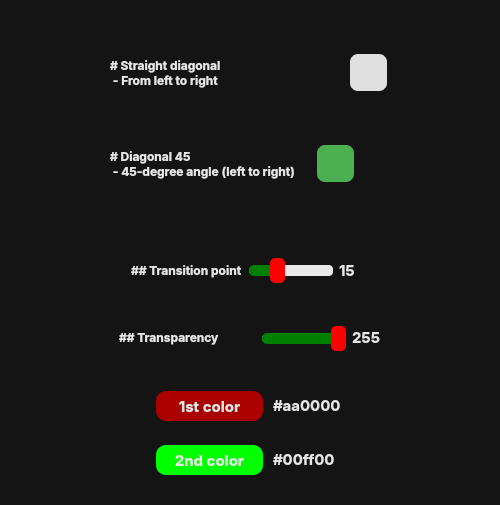
<?xml version="1.0" encoding="UTF-8"?>
<ui version="4.0">
 <class>GradientWindow</class>
 <widget class="QWidget" name="GradientWindow">
  <property name="geometry">
   <rect>
    <x>0</x>
    <y>0</y>
    <width>500</width>
    <height>505</height>
   </rect>
  </property>
  <property name="minimumSize">
   <size>
    <width>500</width>
    <height>505</height>
   </size>
  </property>
  <property name="windowTitle">
   <string>Gradient Options</string>
  </property>
  <property name="windowIcon">
   <iconset resource="Resources.qrc">
    <normaloff>:/Icon/WCGXicon2.ico</normaloff>:/Icon/WCGXicon2.ico</iconset>
  </property>
  <property name="styleSheet">
   <string notr="true">QWidget{
/*font: 700 9pt &quot;Inter&quot;;*/
background-color: rgb(20, 20, 20);
color:#e6e6e6;
}
QLabel, QFrame, QToolButton{
background:none;
}
QToolBar{
background-color:rgba(200,0,200,50);
}
QPushButton:pressed{
	 padding-left: 3px;
     padding-top: 3px;
}
QPushButton{
background-color: rgba(100,100,100,150);
color:#E6E6FA;/*#3cf3b6;*/
border-radius:10px;
}</string>
  </property>
  <layout class="QGridLayout" name="gridLayout">
   <item row="1" column="0">
    <widget class="QFrame" name="ColorOptionsFrame">
     <property name="sizePolicy">
      <sizepolicy hsizetype="Expanding" vsizetype="Fixed">
       <horstretch>0</horstretch>
       <verstretch>0</verstretch>
      </sizepolicy>
     </property>
     <layout class="QVBoxLayout" name="verticalLayout">
      <property name="spacing">
       <number>15</number>
      </property>
      <item>
       <widget class="QFrame" name="gradientPropertiesFrame">
        <layout class="QVBoxLayout" name="propertiesLayout">
         <property name="spacing">
          <number>10</number>
         </property>
         <property name="leftMargin">
          <number>0</number>
         </property>
         <property name="topMargin">
          <number>0</number>
         </property>
         <property name="rightMargin">
          <number>0</number>
         </property>
         <property name="bottomMargin">
          <number>0</number>
         </property>
         <item alignment="Qt::AlignHCenter">
          <widget class="QFrame" name="gpFrame">
           <property name="sizePolicy">
            <sizepolicy hsizetype="Preferred" vsizetype="Preferred">
             <horstretch>0</horstretch>
             <verstretch>0</verstretch>
            </sizepolicy>
           </property>
           <layout class="QHBoxLayout" name="horizontalLayout_38">
            <item>
             <widget class="QLabel" name="gradient_transition_lbl">
              <property name="sizePolicy">
               <sizepolicy hsizetype="Maximum" vsizetype="Preferred">
                <horstretch>0</horstretch>
                <verstretch>0</verstretch>
               </sizepolicy>
              </property>
              <property name="maximumSize">
               <size>
                <width>16777215</width>
                <height>30</height>
               </size>
              </property>
              <property name="font">
               <font>
                <family>Inter</family>
                <pointsize>9</pointsize>
                <italic>false</italic>
                <bold>true</bold>
                <kerning>true</kerning>
               </font>
              </property>
              <property name="toolTip">
               <string/>
              </property>
              <property name="text">
               <string>## Transition point</string>
              </property>
              <property name="textFormat">
               <enum>Qt::MarkdownText</enum>
              </property>
             </widget>
            </item>
            <item>
             <widget class="QSlider" name="gradient_push_slider">
              <property name="minimumSize">
               <size>
                <width>0</width>
                <height>40</height>
               </size>
              </property>
              <property name="maximumSize">
               <size>
                <width>150</width>
                <height>16777215</height>
               </size>
              </property>
              <property name="cursor">
               <cursorShape>PointingHandCursor</cursorShape>
              </property>
              <property name="mouseTracking">
               <bool>false</bool>
              </property>
              <property name="focusPolicy">
               <enum>Qt::StrongFocus</enum>
              </property>
              <property name="contextMenuPolicy">
               <enum>Qt::DefaultContextMenu</enum>
              </property>
              <property name="toolTip">
               <string>Color transition point</string>
              </property>
              <property name="layoutDirection">
               <enum>Qt::LeftToRight</enum>
              </property>
              <property name="styleSheet">
               <string notr="true">QSlider::groove {
height: 5px;
/*width: 350px;*/
background: grey;
margin: 3px 0;
/*border: 2px solid #c17d08;
border-radius: 2px;*/
}
QSlider::handle{
    background: red;
    border: none;
    width: 15px;
    margin: -10px 0;
    border-radius: 5px;
}
QSlider::add-page {
height: 10px;
background: #e9e9e9;
border: none;
border-radius: 4px;
}
/*QSlider::sub-page {
background: #c17d08;
height: 6px;
border: 1px solid #c17d08;
border-radius: 12px;
}*/
QSlider::sub-page{
height: 15px;
background: green;
border: none;
border-radius: 5px;
}</string>
              </property>
              <property name="minimum">
               <number>0</number>
              </property>
              <property name="maximum">
               <number>50</number>
              </property>
              <property name="singleStep">
               <number>5</number>
              </property>
              <property name="pageStep">
               <number>5</number>
              </property>
              <property name="value">
               <number>15</number>
              </property>
              <property name="tracking">
               <bool>true</bool>
              </property>
              <property name="orientation">
               <enum>Qt::Horizontal</enum>
              </property>
              <property name="invertedControls">
               <bool>false</bool>
              </property>
              <property name="tickPosition">
               <enum>QSlider::NoTicks</enum>
              </property>
              <property name="tickInterval">
               <number>0</number>
              </property>
             </widget>
            </item>
            <item>
             <widget class="QLabel" name="gradient_push_indicator_lbl">
              <property name="sizePolicy">
               <sizepolicy hsizetype="Maximum" vsizetype="Preferred">
                <horstretch>0</horstretch>
                <verstretch>0</verstretch>
               </sizepolicy>
              </property>
              <property name="minimumSize">
               <size>
                <width>29</width>
                <height>0</height>
               </size>
              </property>
              <property name="maximumSize">
               <size>
                <width>50</width>
                <height>50</height>
               </size>
              </property>
              <property name="font">
               <font>
                <family>Inter</family>
                <pointsize>11</pointsize>
                <italic>false</italic>
                <bold>true</bold>
                <kerning>true</kerning>
               </font>
              </property>
              <property name="toolTip">
               <string/>
              </property>
              <property name="text">
               <string>15</string>
              </property>
              <property name="margin">
               <number>5</number>
              </property>
              <property name="indent">
               <number>-1</number>
              </property>
              <property name="openExternalLinks">
               <bool>false</bool>
              </property>
             </widget>
            </item>
           </layout>
          </widget>
         </item>
         <item alignment="Qt::AlignHCenter">
          <widget class="QFrame" name="TransparencyFrame">
           <layout class="QHBoxLayout" name="poop">
            <item>
             <widget class="QLabel" name="transparency_section_lbl">
              <property name="sizePolicy">
               <sizepolicy hsizetype="Maximum" vsizetype="Fixed">
                <horstretch>0</horstretch>
                <verstretch>0</verstretch>
               </sizepolicy>
              </property>
              <property name="minimumSize">
               <size>
                <width>137</width>
                <height>0</height>
               </size>
              </property>
              <property name="font">
               <font>
                <family>Inter</family>
                <pointsize>9</pointsize>
                <bold>true</bold>
               </font>
              </property>
              <property name="text">
               <string>## Transparency</string>
              </property>
              <property name="textFormat">
               <enum>Qt::MarkdownText</enum>
              </property>
             </widget>
            </item>
            <item>
             <widget class="QSlider" name="transparency_slider">
              <property name="minimumSize">
               <size>
                <width>0</width>
                <height>40</height>
               </size>
              </property>
              <property name="maximumSize">
               <size>
                <width>150</width>
                <height>16777215</height>
               </size>
              </property>
              <property name="cursor">
               <cursorShape>PointingHandCursor</cursorShape>
              </property>
              <property name="mouseTracking">
               <bool>false</bool>
              </property>
              <property name="focusPolicy">
               <enum>Qt::StrongFocus</enum>
              </property>
              <property name="contextMenuPolicy">
               <enum>Qt::DefaultContextMenu</enum>
              </property>
              <property name="layoutDirection">
               <enum>Qt::LeftToRight</enum>
              </property>
              <property name="styleSheet">
               <string notr="true">QSlider::groove {
height: 5px;
/*width: 350px;*/
background: grey;
margin: 3px 0;
/*border: 2px solid #c17d08;
border-radius: 2px;*/
}
QSlider::handle{
    background: red;
    border: none;
    width: 15px;
    margin: -10px 0;
    border-radius: 5px;
}
QSlider::add-page {
height: 10px;
background: #e9e9e9;
border: none;
border-radius: 4px;
}
/*QSlider::sub-page {
background: #c17d08;
height: 6px;
border: 1px solid #c17d08;
border-radius: 12px;
}*/
QSlider::sub-page{
height: 15px;
background: green;
border: none;
border-radius: 5px;
}</string>
              </property>
              <property name="minimum">
               <number>20</number>
              </property>
              <property name="maximum">
               <number>255</number>
              </property>
              <property name="pageStep">
               <number>1</number>
              </property>
              <property name="value">
               <number>255</number>
              </property>
              <property name="orientation">
               <enum>Qt::Horizontal</enum>
              </property>
              <property name="invertedControls">
               <bool>false</bool>
              </property>
              <property name="tickPosition">
               <enum>QSlider::NoTicks</enum>
              </property>
              <property name="tickInterval">
               <number>0</number>
              </property>
             </widget>
            </item>
            <item>
             <widget class="QLabel" name="transparency_indicator_lbl">
              <property name="sizePolicy">
               <sizepolicy hsizetype="Fixed" vsizetype="Fixed">
                <horstretch>0</horstretch>
                <verstretch>0</verstretch>
               </sizepolicy>
              </property>
              <property name="font">
               <font>
                <family>Inter</family>
                <pointsize>11</pointsize>
                <bold>true</bold>
               </font>
              </property>
              <property name="text">
               <string>255</string>
              </property>
              <property name="textFormat">
               <enum>Qt::MarkdownText</enum>
              </property>
             </widget>
            </item>
           </layout>
          </widget>
         </item>
        </layout>
       </widget>
      </item>
      <item alignment="Qt::AlignHCenter">
       <widget class="QFrame" name="FirsrColorFrame">
        <property name="sizePolicy">
         <sizepolicy hsizetype="Expanding" vsizetype="Fixed">
          <horstretch>0</horstretch>
          <verstretch>0</verstretch>
         </sizepolicy>
        </property>
        <layout class="QHBoxLayout" name="horizontalLayout_2">
         <property name="spacing">
          <number>10</number>
         </property>
         <item>
          <widget class="QPushButton" name="select_first_color_btn">
           <property name="sizePolicy">
            <sizepolicy hsizetype="Minimum" vsizetype="Minimum">
             <horstretch>0</horstretch>
             <verstretch>0</verstretch>
            </sizepolicy>
           </property>
           <property name="minimumSize">
            <size>
             <width>107</width>
             <height>30</height>
            </size>
           </property>
           <property name="font">
            <font>
             <family>Inter</family>
             <pointsize>11</pointsize>
             <italic>false</italic>
             <bold>true</bold>
            </font>
           </property>
           <property name="styleSheet">
            <string notr="true">QPushButton{
background-color:#aa0000;
color:#e6e6e6;
}</string>
           </property>
           <property name="text">
            <string>1st color</string>
           </property>
           <property name="iconSize">
            <size>
             <width>24</width>
             <height>24</height>
            </size>
           </property>
          </widget>
         </item>
         <item>
          <widget class="QLabel" name="first_gradient_lbl">
           <property name="sizePolicy">
            <sizepolicy hsizetype="Expanding" vsizetype="Fixed">
             <horstretch>0</horstretch>
             <verstretch>0</verstretch>
            </sizepolicy>
           </property>
           <property name="minimumSize">
            <size>
             <width>71</width>
             <height>24</height>
            </size>
           </property>
           <property name="font">
            <font>
             <family>Inter</family>
             <pointsize>11</pointsize>
             <bold>true</bold>
            </font>
           </property>
           <property name="text">
            <string>#aa0000</string>
           </property>
           <property name="textFormat">
            <enum>Qt::MarkdownText</enum>
           </property>
           <property name="textInteractionFlags">
            <set>Qt::LinksAccessibleByMouse|Qt::TextSelectableByMouse</set>
           </property>
          </widget>
         </item>
        </layout>
       </widget>
      </item>
      <item alignment="Qt::AlignHCenter">
       <widget class="QFrame" name="SecondColorFrame">
        <property name="sizePolicy">
         <sizepolicy hsizetype="Expanding" vsizetype="Fixed">
          <horstretch>0</horstretch>
          <verstretch>0</verstretch>
         </sizepolicy>
        </property>
        <layout class="QHBoxLayout" name="horizontalLayout">
         <property name="spacing">
          <number>10</number>
         </property>
         <property name="leftMargin">
          <number>10</number>
         </property>
         <property name="topMargin">
          <number>0</number>
         </property>
         <property name="rightMargin">
          <number>10</number>
         </property>
         <property name="bottomMargin">
          <number>10</number>
         </property>
         <item>
          <widget class="QPushButton" name="select_second_color_btn">
           <property name="sizePolicy">
            <sizepolicy hsizetype="Minimum" vsizetype="Minimum">
             <horstretch>0</horstretch>
             <verstretch>0</verstretch>
            </sizepolicy>
           </property>
           <property name="minimumSize">
            <size>
             <width>107</width>
             <height>30</height>
            </size>
           </property>
           <property name="font">
            <font>
             <family>Inter</family>
             <pointsize>11</pointsize>
             <italic>false</italic>
             <bold>true</bold>
            </font>
           </property>
           <property name="styleSheet">
            <string notr="true">QPushButton{
background-color:#00ff00;
color:#e6e6e6;
}</string>
           </property>
           <property name="text">
            <string>2nd color</string>
           </property>
           <property name="iconSize">
            <size>
             <width>24</width>
             <height>24</height>
            </size>
           </property>
          </widget>
         </item>
         <item>
          <widget class="QLabel" name="second_gradient_lbl">
           <property name="sizePolicy">
            <sizepolicy hsizetype="Expanding" vsizetype="Fixed">
             <horstretch>0</horstretch>
             <verstretch>0</verstretch>
            </sizepolicy>
           </property>
           <property name="minimumSize">
            <size>
             <width>71</width>
             <height>24</height>
            </size>
           </property>
           <property name="font">
            <font>
             <family>Inter</family>
             <pointsize>11</pointsize>
             <bold>true</bold>
            </font>
           </property>
           <property name="text">
            <string>#00ff00</string>
           </property>
           <property name="textFormat">
            <enum>Qt::MarkdownText</enum>
           </property>
           <property name="textInteractionFlags">
            <set>Qt::LinksAccessibleByMouse|Qt::TextSelectableByMouse</set>
           </property>
          </widget>
         </item>
        </layout>
       </widget>
      </item>
     </layout>
    </widget>
   </item>
   <item row="0" column="0" alignment="Qt::AlignHCenter">
    <widget class="QFrame" name="gradientTypeFrame">
     <layout class="QVBoxLayout" name="gradientType_Frame">
      <property name="spacing">
       <number>0</number>
      </property>
      <property name="leftMargin">
       <number>0</number>
      </property>
      <property name="topMargin">
       <number>0</number>
      </property>
      <property name="rightMargin">
       <number>0</number>
      </property>
      <property name="bottomMargin">
       <number>0</number>
      </property>
      <item>
       <widget class="QFrame" name="StraightDiagonalFrame">
        <property name="sizePolicy">
         <sizepolicy hsizetype="Fixed" vsizetype="Fixed">
          <horstretch>0</horstretch>
          <verstretch>0</verstretch>
         </sizepolicy>
        </property>
        <layout class="QHBoxLayout" name="horizontalLayout_18">
         <property name="spacing">
          <number>20</number>
         </property>
         <item>
          <widget class="QLabel" name="straight_diagonal_lbl">
           <property name="sizePolicy">
            <sizepolicy hsizetype="MinimumExpanding" vsizetype="MinimumExpanding">
             <horstretch>0</horstretch>
             <verstretch>0</verstretch>
            </sizepolicy>
           </property>
           <property name="minimumSize">
            <size>
             <width>218</width>
             <height>0</height>
            </size>
           </property>
           <property name="font">
            <font>
             <family>Inter</family>
             <pointsize>9</pointsize>
             <italic>false</italic>
             <bold>true</bold>
             <kerning>true</kerning>
            </font>
           </property>
           <property name="toolTip">
            <string/>
           </property>
           <property name="text">
            <string># Straight diagonal
 - From left to right</string>
           </property>
           <property name="textFormat">
            <enum>Qt::MarkdownText</enum>
           </property>
          </widget>
         </item>
         <item>
          <widget class="QPushButton" name="straight_diagonal_checkbox">
           <property name="minimumSize">
            <size>
             <width>41</width>
             <height>41</height>
            </size>
           </property>
           <property name="maximumSize">
            <size>
             <width>41</width>
             <height>41</height>
            </size>
           </property>
           <property name="font">
            <font>
             <family>Segoe UI</family>
             <pointsize>9</pointsize>
             <italic>false</italic>
             <bold>true</bold>
             <kerning>true</kerning>
            </font>
           </property>
           <property name="toolTip">
            <string/>
           </property>
           <property name="styleSheet">
            <string notr="true">QPushButton {
    background-color: #e0e0e0;
    border: 2px solid #141414;
    padding: 5px;
}

/* Style for the checked state */
QPushButton:checked {
    background-color: #4CAF50; /* Change the background color when checked */
    color: white; /* Change the text color when checked */
	border:2px solid #141414;
}</string>
           </property>
           <property name="text">
            <string/>
           </property>
           <property name="iconSize">
            <size>
             <width>70</width>
             <height>70</height>
            </size>
           </property>
           <property name="checkable">
            <bool>true</bool>
           </property>
           <property name="checked">
            <bool>false</bool>
           </property>
           <property name="autoRepeat">
            <bool>false</bool>
           </property>
           <property name="autoExclusive">
            <bool>false</bool>
           </property>
           <attribute name="buttonGroup">
            <string notr="true">gradientOrientationButtonGroup</string>
           </attribute>
          </widget>
         </item>
        </layout>
       </widget>
      </item>
      <item>
       <widget class="QFrame" name="diagonal45Frame">
        <property name="sizePolicy">
         <sizepolicy hsizetype="Fixed" vsizetype="Fixed">
          <horstretch>0</horstretch>
          <verstretch>0</verstretch>
         </sizepolicy>
        </property>
        <layout class="QHBoxLayout" name="horizontalLayout_20">
         <property name="spacing">
          <number>20</number>
         </property>
         <item>
          <widget class="QLabel" name="diagonal45_lbl">
           <property name="sizePolicy">
            <sizepolicy hsizetype="MinimumExpanding" vsizetype="MinimumExpanding">
             <horstretch>0</horstretch>
             <verstretch>0</verstretch>
            </sizepolicy>
           </property>
           <property name="font">
            <font>
             <family>Inter</family>
             <pointsize>9</pointsize>
             <italic>false</italic>
             <bold>true</bold>
             <kerning>true</kerning>
            </font>
           </property>
           <property name="toolTip">
            <string/>
           </property>
           <property name="text">
            <string># Diagonal 45
 - 45-degree angle (left to right)</string>
           </property>
           <property name="textFormat">
            <enum>Qt::MarkdownText</enum>
           </property>
          </widget>
         </item>
         <item>
          <widget class="QPushButton" name="diagonal45_checkbox">
           <property name="minimumSize">
            <size>
             <width>41</width>
             <height>41</height>
            </size>
           </property>
           <property name="maximumSize">
            <size>
             <width>41</width>
             <height>41</height>
            </size>
           </property>
           <property name="font">
            <font>
             <family>Segoe UI</family>
             <pointsize>9</pointsize>
             <italic>false</italic>
             <bold>true</bold>
             <kerning>true</kerning>
            </font>
           </property>
           <property name="toolTip">
            <string/>
           </property>
           <property name="styleSheet">
            <string notr="true">QPushButton {
    background-color: #e0e0e0;
    border: 2px solid #141414;
    padding: 5px;
}

/* Style for the checked state */
QPushButton:checked {
    background-color: #4CAF50; /* Change the background color when checked */
    color: white; /* Change the text color when checked */
	border:2px solid #141414;
}</string>
           </property>
           <property name="text">
            <string/>
           </property>
           <property name="iconSize">
            <size>
             <width>70</width>
             <height>70</height>
            </size>
           </property>
           <property name="checkable">
            <bool>true</bool>
           </property>
           <property name="checked">
            <bool>true</bool>
           </property>
           <property name="autoRepeat">
            <bool>false</bool>
           </property>
           <property name="autoExclusive">
            <bool>false</bool>
           </property>
           <attribute name="buttonGroup">
            <string notr="true">gradientOrientationButtonGroup</string>
           </attribute>
          </widget>
         </item>
        </layout>
       </widget>
      </item>
     </layout>
    </widget>
   </item>
  </layout>
 </widget>
 <resources>
  <include location="Resources.qrc"/>
 </resources>
 <connections/>
 <buttongroups>
  <buttongroup name="gradientOrientationButtonGroup"/>
 </buttongroups>
</ui>
